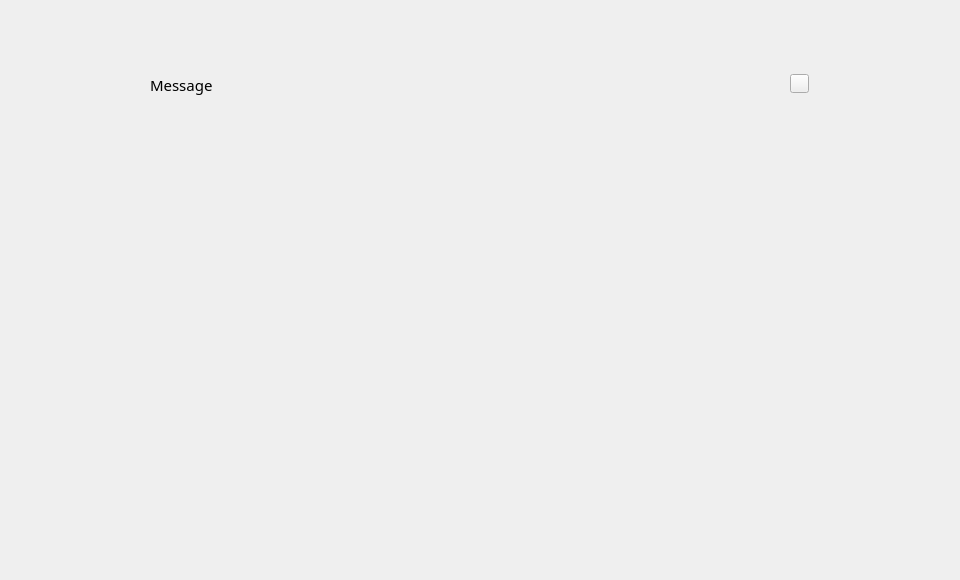
<?xml version="1.0" encoding="UTF-8"?>
<ui version="4.0">
 <class>NoticeDialog</class>
 <widget class="QDialog" name="NoticeDialog">
  <property name="geometry">
   <rect>
    <x>0</x>
    <y>0</y>
    <width>960</width>
    <height>580</height>
   </rect>
  </property>
  <property name="windowTitle">
   <string>Dialog</string>
  </property>
  <widget class="QWidget" name="containerWidget" native="true">
   <property name="geometry">
    <rect>
     <x>140</x>
     <y>60</y>
     <width>680</width>
     <height>486</height>
    </rect>
   </property>
   <property name="autoFillBackground">
    <bool>false</bool>
   </property>
   <widget class="QToolButton" name="closeBtn">
    <property name="geometry">
     <rect>
      <x>650</x>
      <y>14</y>
      <width>19</width>
      <height>19</height>
     </rect>
    </property>
    <property name="text">
     <string/>
    </property>
    <property name="iconSize">
     <size>
      <width>19</width>
      <height>19</height>
     </size>
    </property>
   </widget>
   <widget class="QLabel" name="dialogTitle">
    <property name="geometry">
     <rect>
      <x>10</x>
      <y>10</y>
      <width>80</width>
      <height>30</height>
     </rect>
    </property>
    <property name="font">
     <font>
      <family>微软雅黑</family>
      <pointsize>11</pointsize>
      <weight>50</weight>
      <bold>false</bold>
     </font>
    </property>
    <property name="text">
     <string>Message</string>
    </property>
   </widget>
  </widget>
  <widget class="QWidget" name="bgWidget" native="true">
   <property name="geometry">
    <rect>
     <x>0</x>
     <y>0</y>
     <width>960</width>
     <height>580</height>
    </rect>
   </property>
  </widget>
  <zorder>bgWidget</zorder>
  <zorder>containerWidget</zorder>
 </widget>
 <resources/>
 <connections/>
</ui>
